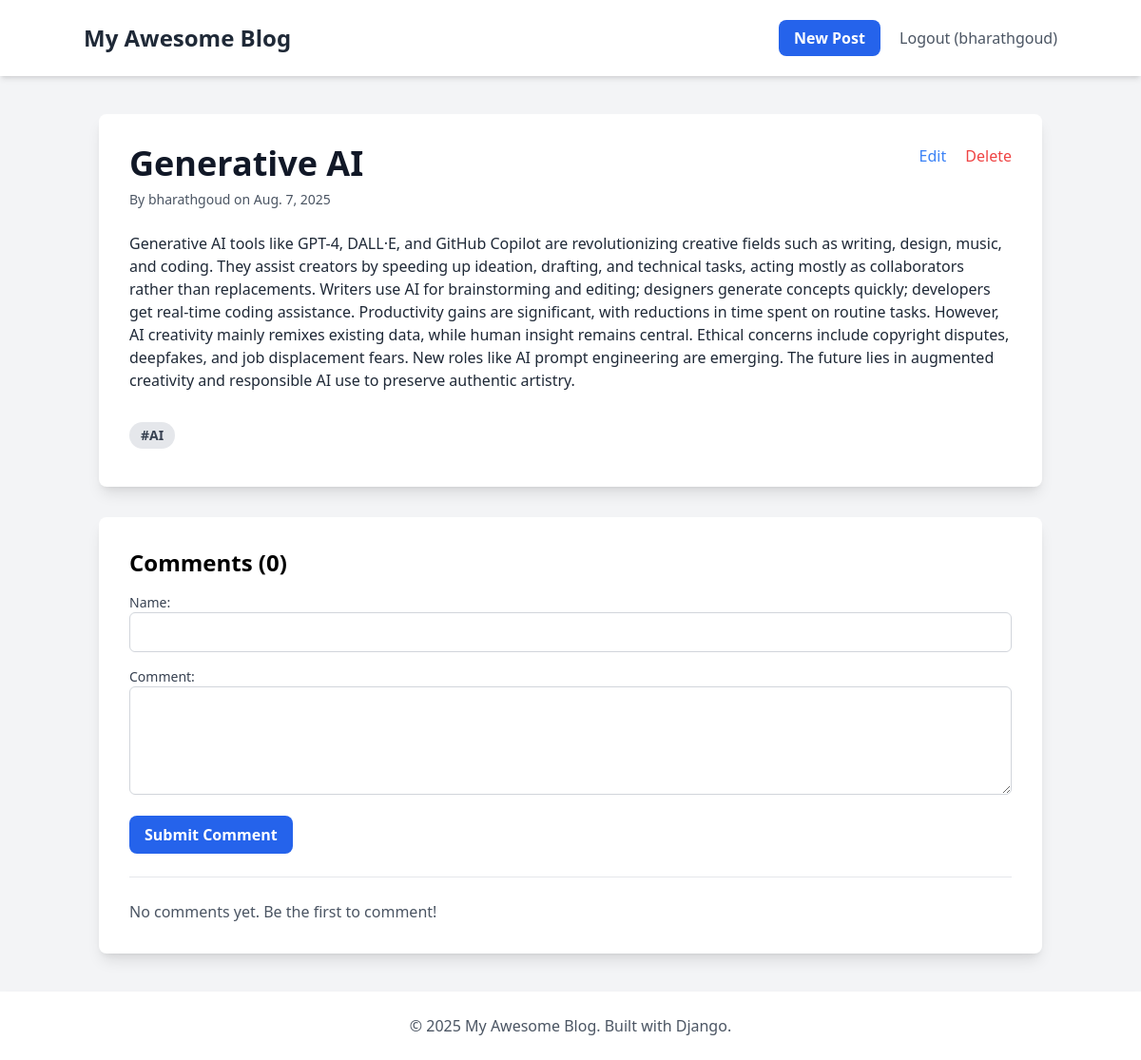
/post/9/ (signed in), run on the app's committed database.
### blog/models.py (models this page shows, shortened)
class Post(models.Model):
    title = models.CharField(max_length=255)
    content = models.TextField()
    author = models.ForeignKey(User, on_delete=models.CASCADE)
    created_on = models.DateTimeField(auto_now_add=True)
    last_modified = models.DateTimeField(auto_now=True)
    categories = models.ManyToManyField(Category, related_name='posts')

class Category(models.Model):
    name = models.CharField(max_length=100)

### blog/views.py (the view)
# urls.py: path('post/<int:pk>/', views.post_detail, name='post_detail'),
def post_detail(request, pk):
    post = get_object_or_404(Post, pk=pk)
    comments = post.comments.all().order_by('-created_on')
    if request.method == 'POST':
        comment_form = CommentForm(request.POST)
        if comment_form.is_valid():
            new_comment = comment_form.save(commit=False)
            new_comment.post = post
            new_comment.save()
            return redirect('post_detail', pk=post.pk)
    else:
        comment_form = CommentForm()
    context = {'post': post, 'comments': comments, 'comment_form': comment_form}
    return render(request, 'blog/post_detail.html', context)

### blog/forms.py
class CommentForm(forms.ModelForm):
    class Meta:
        model = Comment
        fields = ['author', 'body']
        widgets = {
            'author': forms.TextInput(attrs={'class': 'w-full p-2 border border-gray-300 rounded-md'}),
            'body': forms.Textarea(attrs={'class': 'w-full p-2 border border-gray-300 rounded-md', 'rows': 4}),
        }

### blog/templates/blog/post_detail.html (shortened to what this page needs)
{% extends "blog/base.html" %}
{% block content %}
<div class="bg-white p-8 rounded-lg shadow-lg">
    <div class="flex justify-between items-start">
        <div>
            <h1 class="text-4xl font-bold mb-2 text-gray-900">{{ post.title }}</h1>
            <p class="text-gray-600 text-sm mb-6">
                By {{ post.author.username }} on {{ post.created_on.date }}
            </p>
        </div>
        {% if user.is_authenticated and user == post.author %}
        <div class="flex-shrink-0 ml-4">
            <a href="{% url 'post_update' post.pk %}" class="text-blue-500 hover:underline mr-4">Edit</a>
            <a href="{% url 'post_delete' post.pk %}" class="text-red-500 hover:underline">Delete</a>
        </div>
        {% endif %}
    </div>
    <div class="prose max-w-none text-gray-800 mb-8">
        {{ post.content|linebreaks }}
    </div>
     <div>
        {% for category in post.categories.all %}
            <a href="{% url 'posts_by_category' category.name %}" class="inline-block bg-gray-200 rounded-full px-3 py-1 text-sm font-semibold text-gray-700 mr-2 mb-2 hover:bg-gray-300">#{{ category.name }}</a>
        {% endfor %}
    </div>
</div>
<div class="bg-white p-8 rounded-lg shadow-lg mt-8">
    <h3 class="text-2xl font-bold mb-4">Comments ({{ comments.count }})</h3>
    <form method="post" class="space-y-4">
        <div>
            <label for="{{ comment_form.author.id_for_label }}" class="block text-sm font-medium text-gray-700">Name:</label>
            {{ comment_form.author }}
        </div>
        <div>
            <label for="{{ comment_form.body.id_for_label }}" class="block text-sm font-medium text-gray-700">Comment:</label>
            {{ comment_form.body }}
        </div>
        <button type="submit" class="bg-blue-600 text-white font-bold py-2 px-4 rounded-lg hover:bg-blue-700 transition-colors">
            Submit Comment
        </button>
    </form>
    <hr class="my-6">
    <div class="space-y-4">
        {% for comment in comments %}
        <div class="bg-gray-50 p-4 rounded-lg border border-gray-200">
            <p class="font-semibold text-gray-800">{{ comment.author }} <span class="text-gray-500 text-sm font-normal">- {{ comment.created_on.date }}</span></p>
            <p class="text-gray-700 mt-1">{{ comment.body|linebreaks }}</p>
        </div>
        {% empty %}
        <p class="text-gray-600">No comments yet. Be the first to comment!</p>
        {% endfor %}
    </div>
</div>
{% endblock content %}

### blog/templates/blog/base.html (shortened to what this page needs)
<!DOCTYPE html>
<html lang="en">
<head>
    <script src="https://cdn.tailwindcss.com"></script>
</head>
<body class="bg-gray-100 font-sans leading-normal tracking-normal">
    <nav class="bg-white p-6 shadow-md">
        <div class="container mx-auto flex justify-between items-center">
            <a href="{% url 'post_list' %}" class="text-2xl font-bold text-gray-800">My Awesome Blog</a>
            <div>
                {% if user.is_authenticated %}
                    <a href="{% url 'post_create' %}" class="bg-blue-600 text-white font-bold py-2 px-4 rounded-lg hover:bg-blue-700 transition-colors mr-4">New Post</a>
                    <a href="{% url 'logout' %}" class="text-gray-600 hover:text-gray-800">Logout ({{ user.username }})</a>
                {% else %}
                    <a href="{% url 'login' %}" class="text-gray-600 hover:text-gray-800">Login</a>
                {% endif %}
            </div>
        </div>
    </nav>
    <div class="container mx-auto mt-10 px-4">
        {% block content %}
        {% endblock content %}
    </div>
    <footer class="bg-white p-6 mt-10 shadow-md">
        <div class="container mx-auto text-center text-gray-600">
            <p>&copy; 2025 My Awesome Blog. Built with Django.</p>
        </div>
    </footer>
</body>
</html>

### data on the page
Post: title "Generative AI", author.username "bharathgoud", created_on "Aug. 7, 2025", content "Generative AI tools like GPT-4, DALL·E, and GitHub Copilot are revolutionizing creative fields such as writing, design, music, and coding. They assist creators by speeding up ideation, drafting, and technical tasks, acting mostly as collaborators rather than replacements. Writers use AI for brainstorming and editing; designers generate concepts quickly; developers get real-time coding assistance. Productivity gains are significant, with reductions in time spent on routine tasks. However, AI creativity mainly remixes existing data, while human insight remains central. Ethical concerns include copyright disputes, deepfakes, and job displacement fears. New roles like AI prompt engineering are…"
Category: name "AI"

### other printed values
{{ user.username }} "bharathgoud"
{{ comments.count }} "0"
